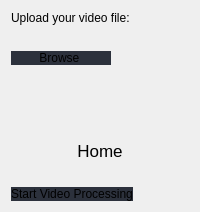
               <widget class="QWidget" name="page_6">
                <layout class="QVBoxLayout" name="verticalLayout_16">
                 <item>
                  <widget class="QLabel" name="label_17">
                   <property name="styleSheet">
                    <string notr="true">font: 16pt &quot;Segoe UI&quot;;</string>
                   </property>
                   <property name="text">
                    <string>Upload your video file:</string>
                   </property>
                  </widget>
                 </item>
                 <item>
                  <spacer name="horizontalSpacer">
                   <property name="orientation">
                    <enum>Qt::Horizontal</enum>
                   </property>
                   <property name="sizeHint" stdset="0">
                    <size>
                     <width>40</width>
                     <height>20</height>
                    </size>
                   </property>
                  </spacer>
                 </item>
                 <item>
                  <widget class="QPushButton" name="browseBtn">
                   <property name="minimumSize">
                    <size>
                     <width>0</width>
                     <height>0</height>
                    </size>
                   </property>
                   <property name="maximumSize">
                    <size>
                     <width>100</width>
                     <height>16777215</height>
                    </size>
                   </property>
                   <property name="styleSheet">
                    <string notr="true">font: 11pt &quot;Segoe UI&quot;;
background-color:#2c313c;
border-radius: 10px;</string>
                   </property>
                   <property name="text">
                    <string>Browse </string>
                   </property>
                   <property name="icon">
                    <iconset resource="resources.qrc">
                     <normaloff>:/icons/icons/search.svg</normaloff>:/icons/icons/search.svg</iconset>
                   </property>
                   <property name="iconSize">
                    <size>
                     <width>20</width>
                     <height>20</height>
                    </size>
                   </property>
                  </widget>
                 </item>
                 <item>
                  <spacer name="verticalSpacer_2">
                   <property name="orientation">
                    <enum>Qt::Vertical</enum>
                   </property>
                   <property name="sizeType">
                    <enum>QSizePolicy::Expanding</enum>
                   </property>
                   <property name="sizeHint" stdset="0">
                    <size>
                     <width>20</width>
                     <height>70</height>
                    </size>
                   </property>
                  </spacer>
                 </item>
                 <item>
                  <widget class="QLabel" name="label_10">
                   <property name="font">
                    <font>
                     <family>Segoe UI</family>
                     <pointsize>13</pointsize>
                     <weight>50</weight>
                     <italic>false</italic>
                     <bold>false</bold>
                    </font>
                   </property>
                   <property name="styleSheet">
                    <string notr="true">font: 13pt &quot;Segoe UI&quot;;</string>
                   </property>
                   <property name="text">
                    <string>Home</string>
                   </property>
                   <property name="alignment">
                    <set>Qt::AlignCenter</set>
                   </property>
                  </widget>
                 </item>
                 <item>
                  <spacer name="verticalSpacer_3">
                   <property name="orientation">
                    <enum>Qt::Vertical</enum>
                   </property>
                   <property name="sizeHint" stdset="0">
                    <size>
                     <width>20</width>
                     <height>20</height>
                    </size>
                   </property>
                  </spacer>
                 </item>
                 <item alignment="Qt::AlignLeft">
                  <widget class="QPushButton" name="startBtn">
                   <property name="sizePolicy">
                    <sizepolicy hsizetype="Minimum" vsizetype="Fixed">
                     <horstretch>0</horstretch>
                     <verstretch>0</verstretch>
                    </sizepolicy>
                   </property>
                   <property name="styleSheet">
                    <string notr="true">font: 12pt &quot;Segoe UI&quot;;
background-color:#2c313c;
border-radius: 10px;
text-align: top;</string>
                   </property>
                   <property name="text">
                    <string>Start Video Processing</string>
                   </property>
                   <property name="icon">
                    <iconset resource="resources.qrc">
                     <normaloff>:/icons/icons/video.svg</normaloff>:/icons/icons/video.svg</iconset>
                   </property>
                   <property name="iconSize">
                    <size>
                     <width>24</width>
                     <height>24</height>
                    </size>
                   </property>
                   <property name="default">
                    <bool>false</bool>
                   </property>
                  </widget>
                 </item>
                </layout>
               </widget>
